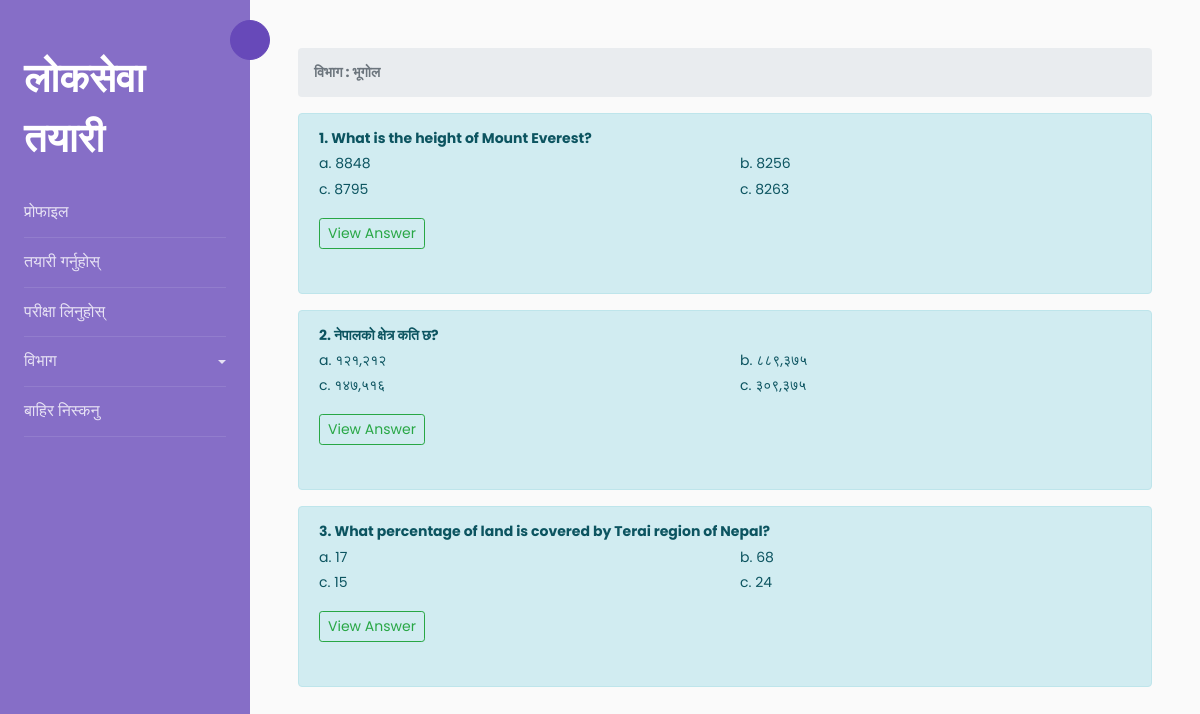
Screenshot of /category/2/ (signed in) with the database file from the repository.
### Loksewa/models.py (models this page shows, shortened)
class Category(models.Model):
    category=models.CharField(max_length=50,blank=False)
    created_at=models.DateTimeField(auto_now_add=True)
    updated_at=models.DateTimeField(auto_now=True)
    def __str__(self):
        return f"{self.category}"

class Questions(models.Model):
    question=models.CharField(max_length=255,blank=False)
    category=models.ForeignKey(Category,on_delete=models.CASCADE)
    created_at=models.DateTimeField(auto_now_add=True)
    updated_at=models.DateTimeField(auto_now=True)
    def __str__(self):
        return f"{self.question}"

class Answer(models.Model):
    question = models.OneToOneField(Questions,on_delete=models.CASCADE)
    answer1 = models.CharField(max_length=50, blank=False)
    answer2 = models.CharField(max_length=50, blank=False)
    answer3 = models.CharField(max_length=50, blank=False)
    answer4 = models.CharField(max_length=50, blank=False)
    correctAnswer=models.CharField(max_length=50,blank=False)

### Loksewa/views.py (the view)
# urls.py: path('category/<int:id>/',views.category,name='category')
@login_required(login_url='/login')
def category(request,id):
    category=Category.objects.all()
    questions=Questions.objects.filter(category_id=id)
    categoryaccessed = questions[0].category
    context={
        'category':category,
        'categoryaccessed':categoryaccessed,
        'questions':questions
    }
    return render(request,'categories.html',context)

### templates/categories.html (shortened to what this page needs)
{% extends 'base.html' %}
{% block content %}
<nav aria-label="breadcrumb">
  <ol class="breadcrumb">
    <strong><li class="breadcrumb-item active" aria-current="page">विभाग : {{categoryaccessed.category}}</li></strong>
  </ol>
</nav>
{% for question in questions %}
    <div class="alert alert-info" role="alert">
        <strong>{{forloop.counter}}. {{question}}</strong><br>
        <div class="row">
            <div class="col-md-6">
                a. {{question.answer.answer1}}<br>
                c. {{question.answer.answer3}}
            </div>
            <div class="col-md-6">
                b. {{question.answer.answer2}}<br>
                c. {{question.answer.answer4}}
            </div>
        </div>
        <p>
          <a class="btn btn-outline-success btn-sm my-3" data-toggle="collapse" href="#collapse{{question.id}}" role="button" aria-expanded="false" aria-controls="collapseExample">
            View Answer
          </a>
        </p>
    </div>
{% endfor %}
{% endblock %}

### rows the page displays
Category: category "भूगोल"
Questions: question "What is the height of Mount Everest?", answer.answer1 "8848", answer.answer3 "8795", answer.answer2 "8256", answer.answer4 "8263"
Questions: question "नेपालको क्षेत्र कति छ?", answer.answer1 "१२१,२१२", answer.answer3 "१४७,५१६", answer.answer2 "८८९,३७५", answer.answer4 "३०९,३७५"
Questions: question "What percentage of land is covered by Terai region of Nepal?", answer.answer1 "17", answer.answer3 "15", answer.answer2 "68", answer.answer4 "24"
